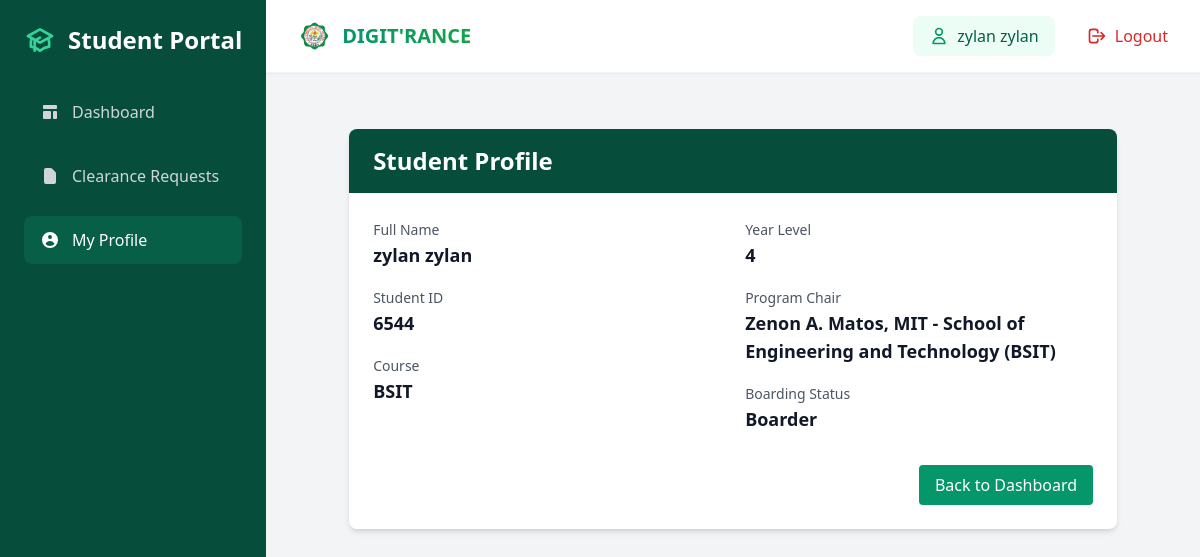
The page /student/profile/ (signed in) on the database its author committed.
### core/models.py (models this page shows, shortened)
class Student(models.Model):
    COURSE_CHOICES = {
        'SET DEAN': [
            ('BSIT', 'Bachelor of Science in Information Technology'),
        ],
        'STE DEAN': [
            ('BPED', 'Bachelor in Physical Education'),
            ('BEED', 'Bachelor in Elementary Education'),
            ('BSED', 'Bachelor of Secondary Education'),
            ('BAELS', 'Bachelor of Arts in English Language Studies'),
            ('BSMATH', 'Bachelor of Science in Mathematics'),
        ],
        'SOCJE DEAN': [
            ('BSCRIM', 'Bachelor of Science in Criminology'),
            ('BSISM', 'Bachelor of Science in Industrial Security Management'),
        ],
        'SAFES DEAN': [
            ('BSA', 'Bachelor of Science in Agriculture'),
            ('BSAES', 'Bachelor of Science in Agricultural Engineering Science'),
            ('BCF', 'Bachelor in Community Forestry'),
        ],
    }
    student_id = models.CharField(max_length=20, unique=True)
    user = models.OneToOneField(User, on_delete=models.CASCADE)
    course = models.CharField(max_length=255)
    year_level = models.IntegerField()
    is_boarder = models.BooleanField(default=False)
    created_at = models.DateTimeField(auto_now_add=True)
    program_chair = models.ForeignKey(ProgramChair, on_delete=models.SET_NULL, null=True, blank=True, related_name="students")
    dormitory_owner = models.ForeignKey(Staff, on_delete=models.SET_NULL, null=True, blank=True, related_name="students_dorm", limit_choices_to={'is_dormitory_owner': True})
    is_approved = models.BooleanField(default=False)
    approval_date = models.DateTimeField(null=True, blank=True)
    approval_admin = models.ForeignKey(User, on_delete=models.SET_NULL, null=True, blank=True, related_name='approved_students')

class ProgramChair(models.Model):
    DESIGNATION_CHOICES = [
        ('SET DEAN', 'School of Engineering and Technology (BSIT)'),
        ('STE DEAN', 'School of Teacher Education (BPED,BEED,BSED,BAELS,BSMATH)'),
        ('SOCJE DEAN', 'School of Criminal Justice Education (BSCRIM,BSISM)'),
        ('SAFES DEAN', 'School of Agriculture Forestry and Environmental Science (BSA,BSAES,BCF)'),
    ]
    user = models.OneToOneField(User, on_delete=models.CASCADE)
    designation = models.CharField(max_length=50, choices=DESIGNATION_CHOICES)
    def __str__(self):
        return f"{self.user.get_full_name()} - {self.get_designation_display()}"

### core/views.py (the view)
# urls.py: path('student/profile/', views.student_profile, name='student_profile'),
@login_required
def student_profile(request):
    try:
        student = request.user.student
    except Student.DoesNotExist:
        messages.error(request, 'You are not authorized to view this page.')
        return redirect('login')
    context = {
        'student': student,
        'student_info': {
            'full_name': student.user.get_full_name(),
            'student_id': student.student_id,
            'course': student.course,
            'year_level': student.year_level,
            'is_boarder': student.is_boarder,
            'program_chair': student.program_chair
        }
    }
    return render(request, 'core/student_profile.html', context)

### templates/core/student_profile.html
{% extends 'base.html' %}
{% block sidebar %}
{% include "components/student_sidenav.html" %}
{% endblock %}
{% block content %}
<div class="container mx-auto px-4 py-8">
	<div class="max-w-3xl mx-auto bg-white rounded-lg shadow-md overflow-hidden">
		<div class="bg-emerald-900 px-6 py-4">
			<h1 class="text-2xl font-bold text-white">Student Profile</h1>
		</div>
		<div class="p-6">
			<div class="grid grid-cols-1 md:grid-cols-2 gap-6">
				<div class="space-y-4">
					<div>
						<label class="text-sm font-medium text-gray-600">Full Name</label>
						<p class="text-lg font-semibold text-gray-900">{{ student_info.full_name }}</p>
					</div>
					<div>
						<label class="text-sm font-medium text-gray-600">Student ID</label>
						<p class="text-lg font-semibold text-gray-900">{{ student_info.student_id }}</p>
					</div>
					<div>
						<label class="text-sm font-medium text-gray-600">Course</label>
						<p class="text-lg font-semibold text-gray-900">{{ student_info.course }}</p>
					</div>
				</div>
				<div class="space-y-4">
					<div>
						<label class="text-sm font-medium text-gray-600">Year Level</label>
						<p class="text-lg font-semibold text-gray-900">{{ student_info.year_level }}</p>
					</div>
					<div>
						<label class="text-sm font-medium text-gray-600">Program Chair</label>
						<p class="text-lg font-semibold text-gray-900">{{ student_info.program_chair }}</p>
					</div>
					<div>
						<label class="text-sm font-medium text-gray-600">Boarding Status</label>
						<p class="text-lg font-semibold text-gray-900">
							{% if student_info.is_boarder %}
								Boarder
							{% else %}
								Non-Boarder
							{% endif %}
						</p>
					</div>
				</div>
			</div>
			<div class="mt-8 flex justify-end">
				<a href="{% url 'student_dashboard' %}"
				   class="px-4 py-2 bg-emerald-600 text-white rounded hover:bg-emerald-700 transition-colors">
					Back to Dashboard
				</a>
			</div>
		</div>
	</div>
</div>
{% endblock %}

### templates/components/navbar.html (shortened to what this page needs)
{% load static %}
<header class="bg-white shadow-sm p-4 flex justify-between items-center border-b border-gray-100 sticky top-0 z-50">
    <div class="flex items-center">
        <h1 class="text-xl font-bold flex items-center ml-4 text-gray-800">
            <a href="{% url 'home' %}" class="flex items-center group">
                <img src="{% static 'img/permit_logo.png' %}" alt="JHCSC Logo" class="h-8 w-8 mr-3">
                <span class="text-gradient bg-clip-text text-transparent bg-gradient-to-r from-emerald-600 to-green-600 group-hover:from-emerald-700 group-hover:to-green-700 transition-all">
                </span>
            </a>
        </h1>
    </div>
    <div class="flex items-center space-x-4">
        {% if user.is_authenticated %}
            <div class="flex items-center bg-emerald-50 px-4 py-2 rounded-lg">
                <svg class="w-5 h-5 text-emerald-600 mr-2" fill="none" stroke="currentColor" viewBox="0 0 24 24">
                    <path stroke-linecap="round" stroke-linejoin="round" stroke-width="2" d="M16 7a4 4 0 11-8 0 4 4 0 018 0zM12 14a7 7 0 00-7 7h14a7 7 0 00-7-7z"></path>
                </svg>
                <span class="text-emerald-800 font-medium">{{ user.get_full_name }}</span>
            </div>
            <form method="POST" action="{% url 'logout' %}">
                <button type="submit" class="flex items-center px-4 py-2 text-red-600 hover:bg-red-50 rounded-lg transition-all duration-200">
                    <svg class="w-5 h-5 mr-2" fill="none" stroke="currentColor" viewBox="0 0 24 24">
                        <path stroke-linecap="round" stroke-linejoin="round" stroke-width="2" d="M17 16l4-4m0 0l-4-4m4 4H7m6 4v1a3 3 0 01-3 3H6a3 3 0 01-3-3V7a3 3 0 013-3h4a3 3 0 013 3v1"></path>
                    </svg>
                    <span class="font-medium">Logout</span>
                </button>
            </form>
        {% endif %}
    </div>
</header>

### rows shown on the page
Student: student_id "6544", course "BSIT"
ProgramChair: program_chair "Zenon A. Matos, MIT - School of Engineering and Technology (BSIT)"

### other values the page prints
{{ user.get_full_name }} "zylan zylan"
{{ student_info.full_name }} "zylan zylan"
{{ student_info.year_level }} "4"
